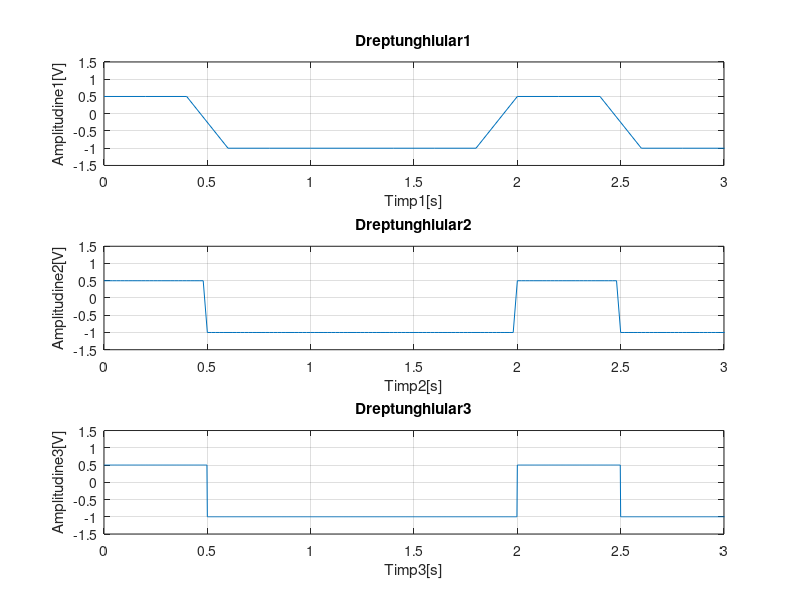

Recreate this plot in MATLAB.

    
    t1=0:0.2:10;
    x1=square(pi*t1,25); %square este folosit pentru a face semnal dreptunghiular
    
    for i=1:1:length(x1) %for-ul este pentru a afisa semnalul intre [-1,0.5]
        if x1(i)>0
            x1(i)=x1(i)/2;
        end
    end
    subplot(3,1,1);
    plot(t1,x1);
    axis([0 3 -1.5 1.5]);
    title('Dreptunghiular1');
    xlabel('Timp1[s]');
    ylabel('Amplitudine1[V]');
    grid;
    
    t2=0:0.02:10;
    x2=square(pi*t2,25);
    
    for i=1:1:length(x2)
        if x2(i)>0
            x2(i)=x2(i)/2;
        end
    end
    subplot(3,1,2);
    plot(t2,x2);
    axis([0 3 -1.5 1.5]);
    title('Dreptunghiular2');
    xlabel('Timp2[s]');
    ylabel('Amplitudine2[V]');
    grid;
    
    t3=0:0.002:10;
    x3=square(pi*t3,25);
    
    for i=1:1:length(x3)
        if x3(i)>0
            x3(i)=x3(i)/2;
        end
    end
    subplot(3,1,3);
    plot(t3,x3);
    axis([0 3 -1.5 1.5]);
    title('Dreptunghiular3');
    xlabel('Timp3[s]');
    ylabel('Amplitudine3[V]');
    grid;
    
